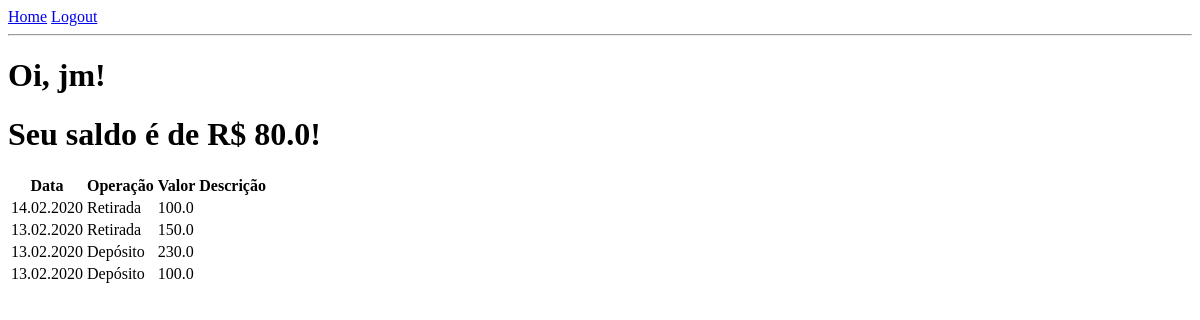
Before: /index (signed in) with the older database file.
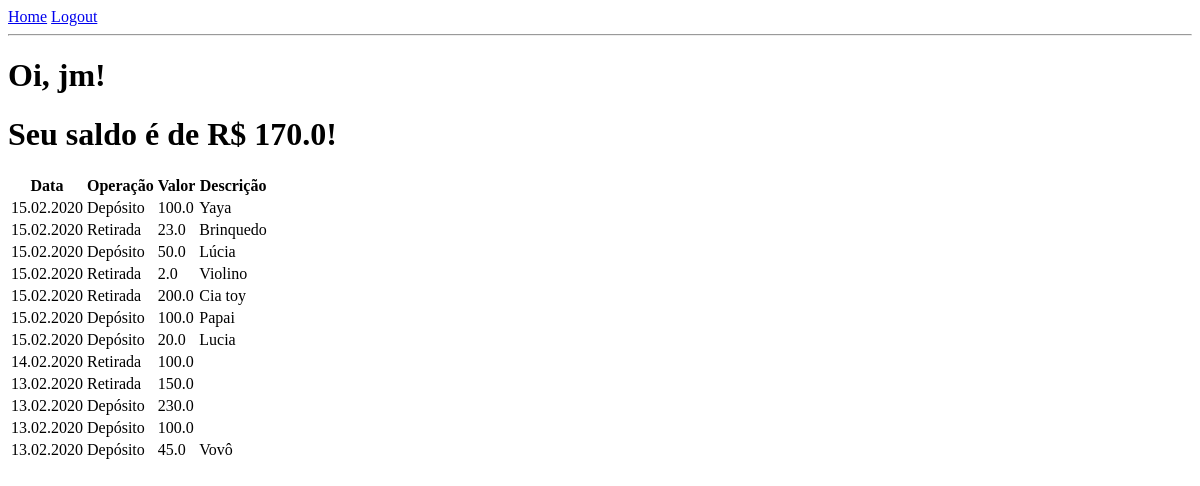
After: the same page with the newer database file.
### app/models.py (models this page shows, shortened)
class User(UserMixin, db.Model):
    id = db.Column(db.Integer, primary_key=True)
    username = db.Column(db.String(64), index=True, unique=True)
    email = db.Column(db.String(120), index=True, unique=True)
    parent = db.Column(db.Boolean, default=False)
    password_hash = db.Column(db.String(128))

class Balance(db.Model):
    id = db.Column(db.Integer, primary_key=True)
    ammount = db.Column(db.Float)
    operation = db.Column(db.Boolean)
    description = db.Column(db.String(140))
    timestamp = db.Column(db.DateTime, index=True, default=datetime.utcnow)
    user_id = db.Column(db.Integer, db.ForeignKey('user.id'))
    def current_balance(user_id):
        deposit = db.session.query(func.sum(Balance.ammount)).filter(Balance.user_id==user_id, Balance.operation == True).scalar()
        withdraw = db.session.query(func.sum(Balance.ammount)).filter(Balance.user_id==user_id, Balance.operation == False).scalar()
        return deposit - withdraw
    def account_statement(user_id):
        return db.session.query(Balance).filter(Balance.user_id==user_id).order_by(Balance.timestamp.desc())

### app/routes.py (the view)
@app.route('/', methods = ["GET", "POST"])
@app.route('/index', methods = ["GET", "POST"])
@login_required
def index():
    balance = Balance.current_balance(1)
    account_statement = Balance.account_statement(1)
    form = ParentInput()
    if form.validate_on_submit():
        op = Balance(ammount=form.ammount.data, operation=int(form.operation.data), description=form.description.data, timestamp=form.timestamp.data , user_id=1)
        db.session.add(op)
        db.session.commit()
        return redirect(url_for('register'))
    return render_template('index.html', title='Home', balance=balance, account_statement=account_statement, form = form)

### app/models.py (called while the page is built)
@login.user_loader
def load_user(id):
    return User.query.get(int(id))

### app/templates/index.html
{% extends "base.html" %}
{% block content %}
{% if current_user.parent %}
<h1>Oi, {{ current_user.username }}!</h1>
<h1>O saldo do João Marcus é de R$ {{ balance }}!</h1>
<h1>Transação</h1>
<form action="" method="post" novalidate>
    {{ form.hidden_tag() }}
    <p>
        {{ form.ammount.label }}<br>
        {{ form.ammount(size=32) }}<br>
        {% for error in form.ammount.errors %}
        <span style="color: red;">[{{ error }}]</span>
        {% endfor %}
    </p>
    <p>
        {{ form.description.label }}<br>
        {{ form.description(size=32) }}<br>
        {% for error in form.description.errors %}
        <span style="color: red;">[{{ error }}]</span>
        {% endfor %}
    </p>
    <p>
        {{ form.timestamp.label }}<br>
        {{ form.timestamp(size=32) }}<br>
    </p>
      <p>{% for subfield in form.operation %}
      <tr>
          <td>{{ subfield }}</td>
          <td>{{ subfield.label }}</td>
      </tr>
      {% endfor %}
    </p>
    <p>{{ form.submit() }}</p>
</form>
{% else %}
<h1>Oi, {{ current_user.username }}!</h1>
<h1>Seu saldo é de R$ {{ balance }}!</h1>
{% endif %}
<table>
    <tr>
      <th> Data </th>
      <th> Operação </th>
      <th> Valor </th>
      <th> Descrição </th>
    </tr>
    {% for line in account_statement %}
    <tr>
      <td>{{ line.timestamp.strftime('%d.%m.%Y') }}</td>
      {% if line.operation %}
        <td>Depósito</td>
      {% else %}
        <td>Retirada</td>
      {% endif %}
      <td>{{ line.ammount }}</td>
      <td>{{ line.description }}</td>
    </tr>
    {% endfor %}
</table>
{% endblock %}

### app/templates/base.html (shortened to what this page needs)
<html>
    <head>
    </head>
    <body>
        <div>
        <a href="{{ url_for('index') }}">Home</a>
        {% if current_user.is_anonymous %}
        <a href="{{ url_for('login') }}">Login</a>
        {% else %}
        <a href="{{ url_for('logout') }}">Logout</a>
        {% endif %}
      </div>
        <hr>
        {% block content %}{% endblock %}
    </body>
</html>

Changed rows visible on the page:
added Balance: timestamp "15.02.2020", operation "Depósito", ammount "100.0", description "Yaya"
added Balance: timestamp "15.02.2020", operation "Retirada", ammount "23.0", description "Brinquedo"
added Balance: timestamp "15.02.2020", operation "Depósito", ammount "50.0", description "Lúcia"
added Balance: timestamp "15.02.2020", operation "Retirada", ammount "2.0", description "Violino"
added Balance: timestamp "15.02.2020", operation "Retirada", ammount "200.0", description "Cia toy"
added Balance: timestamp "15.02.2020", operation "Depósito", ammount "100.0", description "Papai"
added Balance: timestamp "15.02.2020", operation "Depósito", ammount "20.0", description "Lucia"
added Balance: timestamp "13.02.2020", operation "Depósito", ammount "45.0", description "Vovô"
Other visible differences:
{{ balance }}: "80.0" → "170.0"
